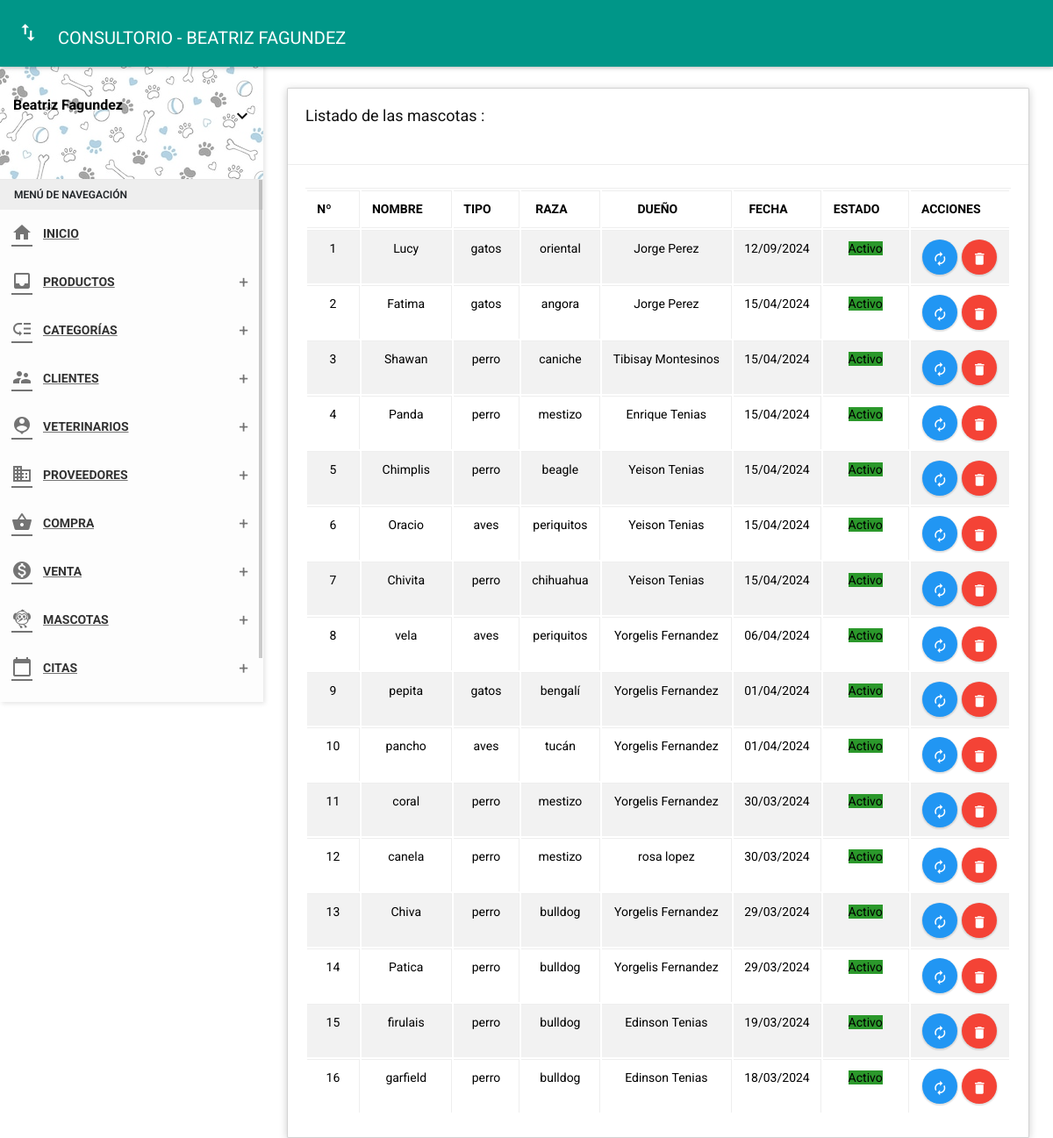
/folder/mascotas.php (signed in), run on the app's committed database.
### tables this page shows
CREATE TABLE `pet` (
  `id_pet` int(11) NOT NULL,
  `nomas` varchar(50) NOT NULL,
  `id_tiM` int(11) NOT NULL,
  `id_raza` int(11) NOT NULL,
  `weightID` int(11) NOT NULL,
  `id_due` int(11) NOT NULL,
  `sexo` varchar(15) NOT NULL,
  `edad` int(3) NOT NULL,
  `typeAge` varchar(10) NOT NULL,
  `tamano` varchar(15) NOT NULL,
  `peso` char(6) NOT NULL,
  `estado` char(1) NOT NULL,
  `fere` timestamp NOT NULL DEFAULT current_timestamp()
);

CREATE TABLE `pet_type` (
  `id_tiM` int(11) NOT NULL,
  `noTiM` varchar(35) NOT NULL,
  `estado` char(1) NOT NULL,
  `fere` date NOT NULL
);

CREATE TABLE `raza` (
  `id_raza` int(11) NOT NULL,
  `nomraza` varchar(50) NOT NULL,
  `id_tiM` int(11) NOT NULL,
  `estado` char(1) NOT NULL,
  `date` date NOT NULL
);

CREATE TABLE `owner` (
  `id_due` int(11) NOT NULL,
  `dni_due` char(8) NOT NULL,
  `nom_due` varchar(35) NOT NULL,
  `ape_due` varchar(35) NOT NULL,
  `movil` char(11) NOT NULL,
  `fijo` char(11) NOT NULL,
  `correo` varchar(30) NOT NULL,
  `direc` varchar(150) NOT NULL,
  `estado` char(1) NOT NULL,
  `contra` varchar(255) NOT NULL,
  `cargo` int(11) NOT NULL,
  `fere` timestamp NOT NULL DEFAULT current_timestamp()
);

### Controller/petcontrolador.php (called while the page is built, shortened)
<?php
require_once '../Model/modelopet.php';
class petcontrolador{
    function mostrar(){
        $pet=new Modelo();
        $dato=$pet->mostrar("pet", "1");
        require_once '../View/mascotas/mostrar.php';
    }
    }

### Model/modelopet.php (called while the page is built, shortened)
<?php
class Modelo {
  private $pet;
  private $db;
  public function __construct() {
    $this->pet = array();
    $this->db = new PDO('mysql:host=localhost;dbname=vetdog', "root", "");
  }
  public function mostrar($tabla, $condicion) {
    $consulta = "SELECT pet.id_pet, pet.nomas, pet_type.id_tiM, pet_type.noTiM, raza.id_raza, raza.nomraza, pet.sexo, pet.edad, pet.tamano, pet.peso, owner.id_due, owner.dni_due, owner.nom_due, owner.ape_due, owner.movil, owner.fijo, owner.correo, owner.direc, pet.estado, pet.fere FROM pet INNER JOIN pet_type ON pet.id_tiM = pet_type.id_tiM INNER JOIN raza ON pet.id_raza = raza.id_raza INNER JOIN owner ON pet.id_due = owner.id_due ORDER BY fere DESC";
    $resultado = $this->db->query($consulta);
    while ($tabla = $resultado->fetchAll(PDO::FETCH_ASSOC)) {
      $this->pet[] = $tabla;
    }
    return $this->pet;
  }
}

### View/mascotas/mostrar.php (the view, shortened to what this page needs)
<?php include('./../Includes/Head.php'); ?>
<body class="theme-red">
  <?php include('./../Includes/Nav.php'); ?>
  <?php include '../Includes/Sidebar.php'; ?>
  <section class="content">
    <div class="container-fluid">
      <div class="row clearfix">
        <div class="col-lg-12 col-md-12 col-sm-12 col-xs-12">
          <div class="card">
            <div class="header">
              <h2>Listado de las mascotas :</h2>
              <br>
            </div>
            <div class="body">
              <div class="table-responsive">
                <table class="table table-bordered table-striped table-hover dataTable js-exportable">
                  <thead>
                    <tr>
                      <th class="text-center">Nº</th>
                      <th class="text-center">NOMBRE</th>
                      <th class="text-center">TIPO</th>
                      <th class="text-center">RAZA</th>
                      <th class="text-center">DUEÑO</th>
                      <th class="text-center">FECHA</th>
                      <th class="text-center">ESTADO</th>
                      <th class="text-center">ACCIONES</th>
                    </tr>
                  </thead>
                  <tbody>
                    <?php
                    foreach ($dato as $key => $value) {
                      foreach ($value as $key => $va) { ?>
                        <tr>
                          <td class="text-center"><?= $key + 1 ?></td>
                          <td class="text-center"><?= $va['nomas']; ?></td>
                          <td class="text-center"><?= $va['noTiM']; ?></td>
                          <td class="text-center"><?= $va['nomraza']; ?></td>
                          <td class="text-center"><?= $va['nom_due']; ?>&nbsp;<?= $va['ape_due']; ?></td>
                          <td class="text-center"><?= date('d/m/Y', strtotime($va['fere'])) ?></td>
                          <td class="text-center"><?php
                          if ($va['estado'] == 1) { ?>
                              <form method="get" action="javascript:activo('<?php echo $va['id_pet']; ?>')">
                                <span class="label label-success">Activo</span>
                              </form>
                            <?php } else { ?>
                              <form method="get" action="javascript:inactivo('<?php echo $va['id_pet']; ?>')">
                                <button type="submit" class="btn btn-danger btn-xs">Inactivo</button>
                              </form>
                            <?php } ?>
                          </td>
                          <td style="display: flex;justify-content:center;gap:5px">
                            <a type="button" href="../vista/mascotas/edit?pet_id=<?php echo $va["id_pet"]; ?>"
                              class="btn bg-blue btn-circle waves-effect waves-circle waves-float btnEdit">
                              <i class="material-icons">autorenew</i>
                            </a>
                            <button type="button"
                              class="btn bg-red btn-circle waves-effect waves-circle waves-float btnDelete"
                              id="<?= $va["id_pet"] ?>">
                              <i class="material-icons">delete</i>
                            </button>
                          </td>
                        </tr>
                        <?php
                      }
                    }
                    ?>
                  </tbody>
                </table>
              </div>
            </div>
          </div>
        </div>
      </div>
    </div>
  </section>
</body>
</html>

### data on the page
pet: nomas "Lucy", id_tiM.noTiM "gatos", id_raza.nomraza "oriental", id_due.nom_due "Jorge", id_due.ape_due "Perez", fere "12/09/2024"
pet: nomas "Fatima", id_tiM.noTiM "gatos", id_raza.nomraza "angora", id_due.nom_due "Jorge", id_due.ape_due "Perez", fere "15/04/2024"
pet: nomas "Shawan", id_tiM.noTiM "perro", id_raza.nomraza "caniche", id_due.nom_due "Tibisay", id_due.ape_due "Montesinos", fere "15/04/2024"
pet: nomas "Panda", id_tiM.noTiM "perro", id_raza.nomraza "mestizo", id_due.nom_due "Enrique", id_due.ape_due "Tenias", fere "15/04/2024"
pet: nomas "Chimplis", id_tiM.noTiM "perro", id_raza.nomraza "beagle", id_due.nom_due "Yeison", id_due.ape_due "Tenias", fere "15/04/2024"
pet: nomas "Oracio", id_tiM.noTiM "aves", id_raza.nomraza "periquitos", id_due.nom_due "Yeison", id_due.ape_due "Tenias", fere "15/04/2024"
pet: nomas "Chivita", id_tiM.noTiM "perro", id_raza.nomraza "chihuahua", id_due.nom_due "Yeison", id_due.ape_due "Tenias", fere "15/04/2024"
pet: nomas "vela", id_tiM.noTiM "aves", id_raza.nomraza "periquitos", id_due.nom_due "Yorgelis", id_due.ape_due "Fernandez", fere "06/04/2024"
pet: nomas "pepita", id_tiM.noTiM "gatos", id_raza.nomraza "bengalí", id_due.nom_due "Yorgelis", id_due.ape_due "Fernandez", fere "01/04/2024"
pet: nomas "pancho", id_tiM.noTiM "aves", id_raza.nomraza "tucán", id_due.nom_due "Yorgelis", id_due.ape_due "Fernandez", fere "01/04/2024"
pet: nomas "coral", id_tiM.noTiM "perro", id_raza.nomraza "mestizo", id_due.nom_due "Yorgelis", id_due.ape_due "Fernandez", fere "30/03/2024"
pet: nomas "canela", id_tiM.noTiM "perro", id_raza.nomraza "mestizo", id_due.nom_due "rosa", id_due.ape_due "lopez", fere "30/03/2024"
pet: nomas "Chiva", id_tiM.noTiM "perro", id_raza.nomraza "bulldog", id_due.nom_due "Yorgelis", id_due.ape_due "Fernandez", fere "29/03/2024"
pet: nomas "Patica", id_tiM.noTiM "perro", id_raza.nomraza "bulldog", id_due.nom_due "Yorgelis", id_due.ape_due "Fernandez", fere "29/03/2024"
pet: nomas "firulais", id_tiM.noTiM "perro", id_raza.nomraza "bulldog", id_due.nom_due "Edinson", id_due.ape_due "Tenias", fere "19/03/2024"
pet: nomas "garfield", id_tiM.noTiM "perro", id_raza.nomraza "bulldog", id_due.nom_due "Edinson", id_due.ape_due "Tenias", fere "18/03/2024"

### other printed values
$_SESSION['name'] "Beatriz Fagundez"
